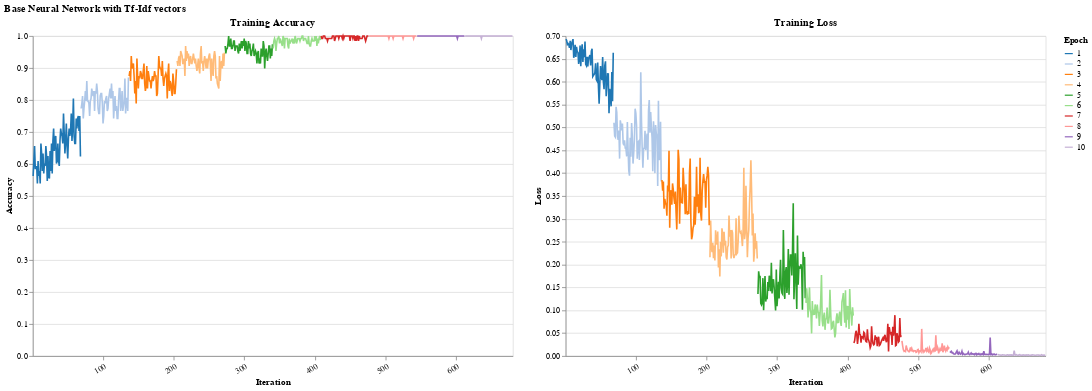

This figure's notebook cell:
### Code cell
# Test char tfidf feature on NN
train_data_nn = encode_data(train_raw, char_tfidf)
test_data_nn = encode_data(test_raw, char_tfidf)

train_config = TrainConfig(
    num_epochs      = 10,
    early_stop      = False,
    violation_limit = 5,
)

dataloader = DataLoader(train_data_nn, batch_size=128, shuffle=True)

USE_CACHE = False


model_nn = NeuralNetwork(
    input_size=len(char_tfidf.vocabulary_),
    hidden_size=128,
    device='cpu'
)

if (models_dir / 'model_nn.pt').exists() and USE_CACHE:
    model_nn = load_model(model_nn, models_dir, 'model_nn')
else:
    model_nn.fit(dataloader, train_config, disable_progress_bar=False)
    save_model(model_nn, models_dir, "model_nn")


with torch.no_grad():
    # X_test = torch.stack([dta[0] for dta in test])
    X_test = torch.stack([test[0] for test in test_data_nn]).to(model_nn.device)
    y_test = torch.stack([test[1] for test in test_data_nn]).to(model_nn.device)
    y_pred = model_nn.predict(X_test)


print(precision_recall_fscore_support(y_test, y_pred, average='binary'))
print("AUC", roc_auc_score(y_test, y_pred))

# Plot training accuracy and loss side-by-side
plot_results(model_nn, train_config, dataloader)

### Figure 1 — Vega-Lite specification as saved in the notebook (floating-point values rounded to 4 significant figures; data arrays with more than 128 entries replaced by an {"elided": "..."} marker saying what was removed)
{"config": {"view": {"continuousWidth": 300, "continuousHeight": 300}}, "hconcat": [{"mark": {"type": "line"}, "encoding": {"color": {"field": "epoch", "scale": {"scheme": "category20"}, "title": "Epoch", "type": "nominal"}, "x": {"axis": {"labelAngle": -30, "title": "Iteration", "values": [0, 100, 200, 300, 400, 500, 600]}, "field": "iteration", "type": "nominal"}, "y": {"axis": {"title": "Accuracy"}, "field": "training_acc", "type": "quantitative"}}, "height": 400, "title": "Training Accuracy", "width": 600}, {"mark": {"type": "line"}, "encoding": {"color": {"field": "epoch", "scale": {"scheme": "category20"}, "title": "Epoch", "type": "nominal"}, "x": {"axis": {"labelAngle": -30, "title": "Iteration", "values": [0, 100, 200, 300, 400, 500, 600]}, "field": "iteration", "type": "nominal"}, "y": {"axis": {"title": "Loss"}, "field": "training_loss", "type": "quantitative"}}, "height": 400, "title": "Training Loss", "width": 600}], "data": {"name": "data-b6f1f056a09e7fc2fd3d66668f6f7b91"}, "title": "Base Neural Network with Tf-Idf vectors", "$schema": "https://vega.github.io/schema/vega-lite/v5.17.0.json", "datasets": {"data-b6f1f056a09e7fc2fd3d66668f6f7b91": {"elided": "680 records"}}}
